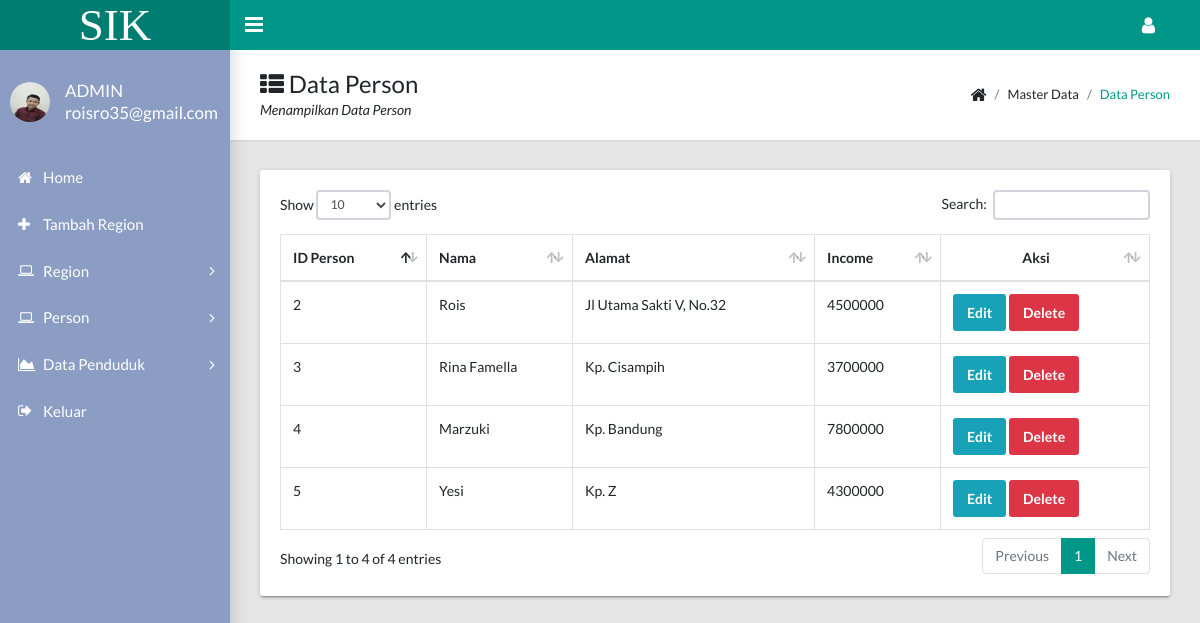
Screenshot of /person.php?note=sukses (signed in) with the database file from the repository.
### tables this page shows
CREATE TABLE `person` (
  `id` int(3) NOT NULL,
  `name` varchar(30) NOT NULL,
  `id_region` int(3) NOT NULL,
  `address` varchar(75) NOT NULL,
  `income` float NOT NULL,
  `create_at` datetime NOT NULL
);

### person.php (the view, shortened to what this page needs)
<?php include "include/koneksi.php";?>
<!DOCTYPE html>
<html lang="en">
  <?php include "include/head.php";?>
  <body class="app sidebar-mini rtl">
    <?php include "include/header.php";?>
    <?php include "include/sidebar.php";?>
    <main class="app-content">
      <div class="app-title">
        <div>
          <h1><i class="fa fa-th-list"></i> Data Person</h1>
          <p>Menampilkan Data Person</p>
        </div>
        <ul class="app-breadcrumb breadcrumb side">
          <li class="breadcrumb-item"><i class="fa fa-home fa-lg"></i></li>
          <li class="breadcrumb-item">Master Data</li>
          <li class="breadcrumb-item active"><a href="#">Data Person</a></li>
        </ul>
      </div>
      <div class="row">
        <div class="col-md-12">
          <div class="tile">
            <div class="tile-body">
              <table class="table table-hover table-bordered" id="sampleTable">
                <thead>
                  <tr>
					<th>ID Person</th>
                    <th>Nama</th>
                    <th>Alamat</th>
					<th>Income</th>
                    <th><center>Aksi</center></th>
                  </tr>
                </thead>
                <tbody>
                <?php
                $query=$koneksi->query("select * from person");
				$no=1;
				while($data=$query->fetch_assoc()){
				?>
                  <tr>
				    <td><?=$data['id'];?></td>
                    <td><?=$data['name'];?></td>
					<td><?=$data['address'];?></td>
					<td><?=$data['income'];?></td>
                    <td><a href="edit-person.php?id=<?=$data['id'];?>" class="btn btn-info">Edit</a>
                    <a href="del-person.php?id=<?=$data['id'];?>" class="btn btn-danger" onClick="return confirm('Yakin mau dihapus ?')">Delete</a></td>
                  </tr>
                  <?php $no++; } ?>
                </tbody>
              </table>
            </div>
          </div>
        </div>
      </div>
    </main>
  </body>
</html>

### rows the page displays
person: id "2", name "Rois", address "Jl Utama Sakti V, No.32", income "4500000"
person: id "3", name "Rina Famella", address "Kp. Cisampih", income "3700000"
person: id "4", name "Marzuki", address "Kp. Bandung", income "7800000"
person: id "5", name "Yesi", address "Kp. Z", income "4300000"

### other values shown
$_SESSION['email'] "roisro35@gmail.com"
